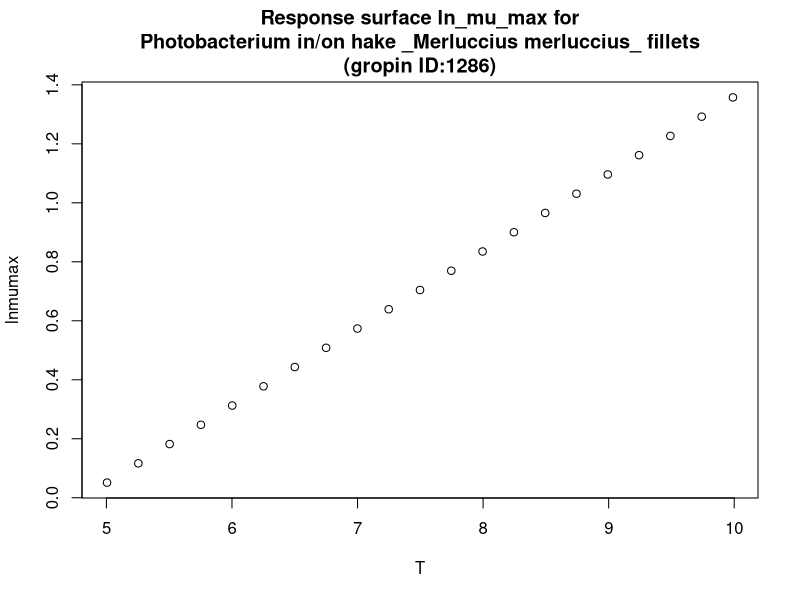

The R source for this figure:
#############################
# start of Parameter script
#############################
T <- seq(5.005,9.99000999000999,length.out=21)
#############################
# end of Parameter script
#############################
############################# 
# start of Model script Gropin ID 1286 
#############################
 
# constant coefficients for this model
 
variables <- data.frame(T)
argumentsPar <- unique.data.frame(expand.grid(variables))
 
# heart of the model
response_surface <- function(T) {
   mumax <-0.262*T-1.26

	return(mumax=mumax)
} 

# output parameters
responseSurface <- cbind(argumentsPar,response_surface(argumentsPar['T']))
colnames(responseSurface) <- c(colnames(argumentsPar),'lnmumax')
#############################
# End of Model script
#############################
############################# 
# start of Visualisation script Gropin ID 1286 
#############################
titleText <-'Response surface ln_mu_max for
Photobacterium in/on hake _Merluccius merluccius_ fillets
(gropin ID:1286)'
plot(T,responseSurface$'lnmumax',xlab='T',
                          ylab='lnmumax',main=titleText)
#############################
# End of Visualisation script
#############################
